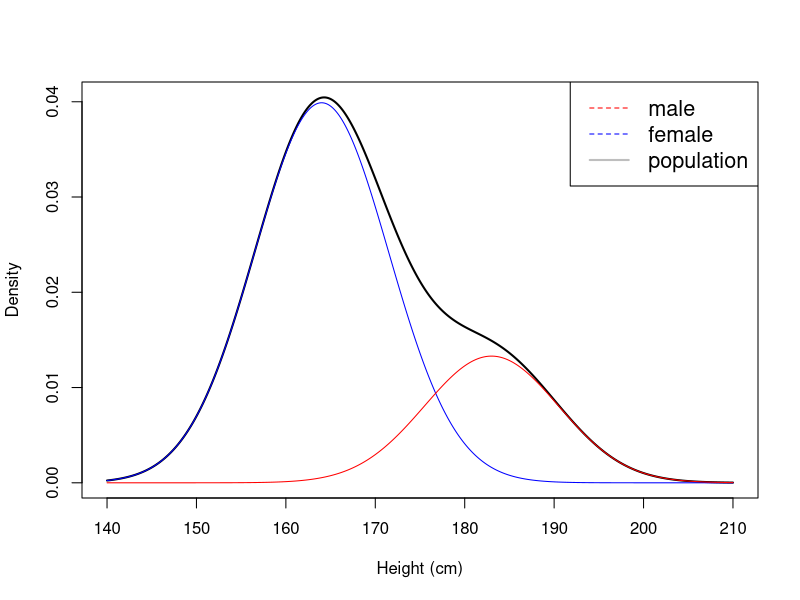

R code for this plot:
mu.male   <- 183
sd.male   <- 7.5
mu.female <- 164
sd.female <- 7.5

sample.pts     <- seq(140, 210, by=0.1)
density_male   <- dnorm(sample.pts, mean=mu.male, sd=sd.male)
density_female <- dnorm(sample.pts, mean=mu.female, sd=sd.female)
mm = .75*density_female + .25*density_male


plot(sample.pts, mm, col='black', type='l', xlab="Height (cm)", ylab="Density", lwd=2,)
lines(sample.pts, .75*density_female, col='blue', type='l', lty=1)
lines(sample.pts, .25*density_male, col='red', type='l', lty=1)



legend('topright', c('male', 'female', 'population'), col=c('red', 'blue', 'gray'), lty=c(2,2,1), lwd=c(1,1,2), cex=1.3)